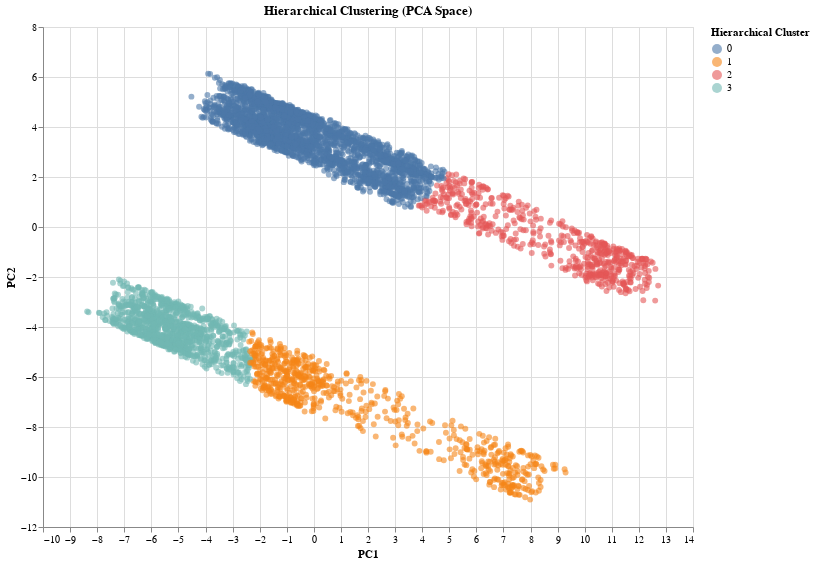

Source (notebook cell):
### Code cell
plot_df['hier_cluster'] = agg_labels.astype(str)

alt.Chart(plot_df).mark_circle(size=35, opacity=0.6).encode(
    x='PC1:Q',
    y='PC2:Q',
    color=alt.Color('hier_cluster:N', title='Hierarchical Cluster'),
    tooltip=['PC1','PC2','hier_cluster']
).properties(
    title='Hierarchical Clustering (PCA Space)',
    width=650,
    height=500
)

### Figure 1 — Vega-Lite specification as saved in the notebook (floating-point values rounded to 4 significant figures; data arrays with more than 128 entries replaced by an {"elided": "..."} marker saying what was removed)
{"config": {"view": {"continuousWidth": 300, "continuousHeight": 300}}, "data": {"name": "data-a68214193b7ba91da8596c45e8f8ac7b"}, "mark": {"type": "circle", "opacity": 0.6, "size": 35}, "encoding": {"color": {"field": "hier_cluster", "title": "Hierarchical Cluster", "type": "nominal"}, "tooltip": [{"field": "PC1", "type": "quantitative"}, {"field": "PC2", "type": "quantitative"}, {"field": "hier_cluster", "type": "nominal"}], "x": {"field": "PC1", "type": "quantitative"}, "y": {"field": "PC2", "type": "quantitative"}}, "height": 500, "title": "Hierarchical Clustering (PCA Space)", "width": 650, "$schema": "https://vega.github.io/schema/vega-lite/v5.20.1.json", "datasets": {"data-a68214193b7ba91da8596c45e8f8ac7b": {"elided": "5235 records"}}}
